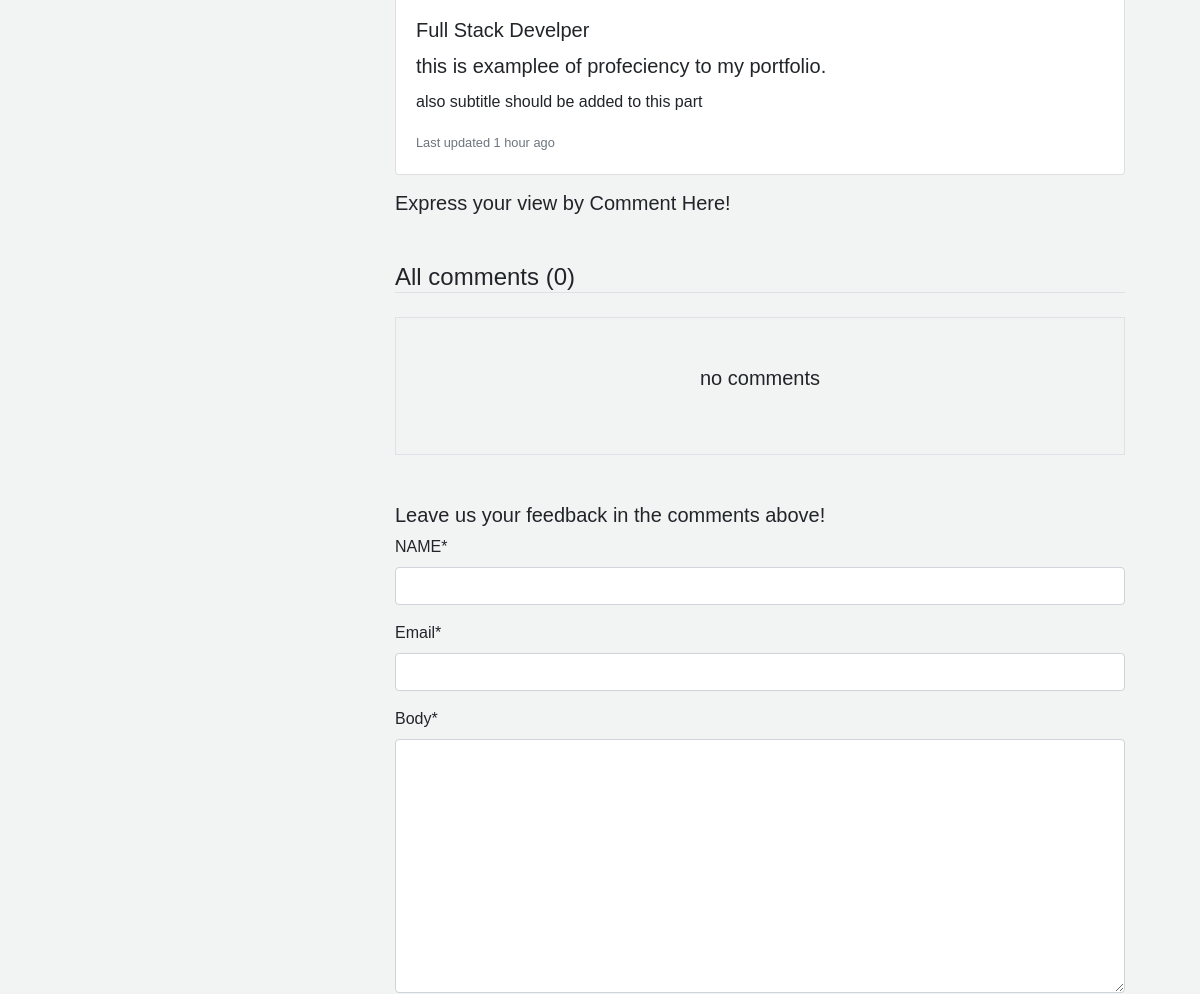
Before: /detail/9/ (middle part) with the older database file.
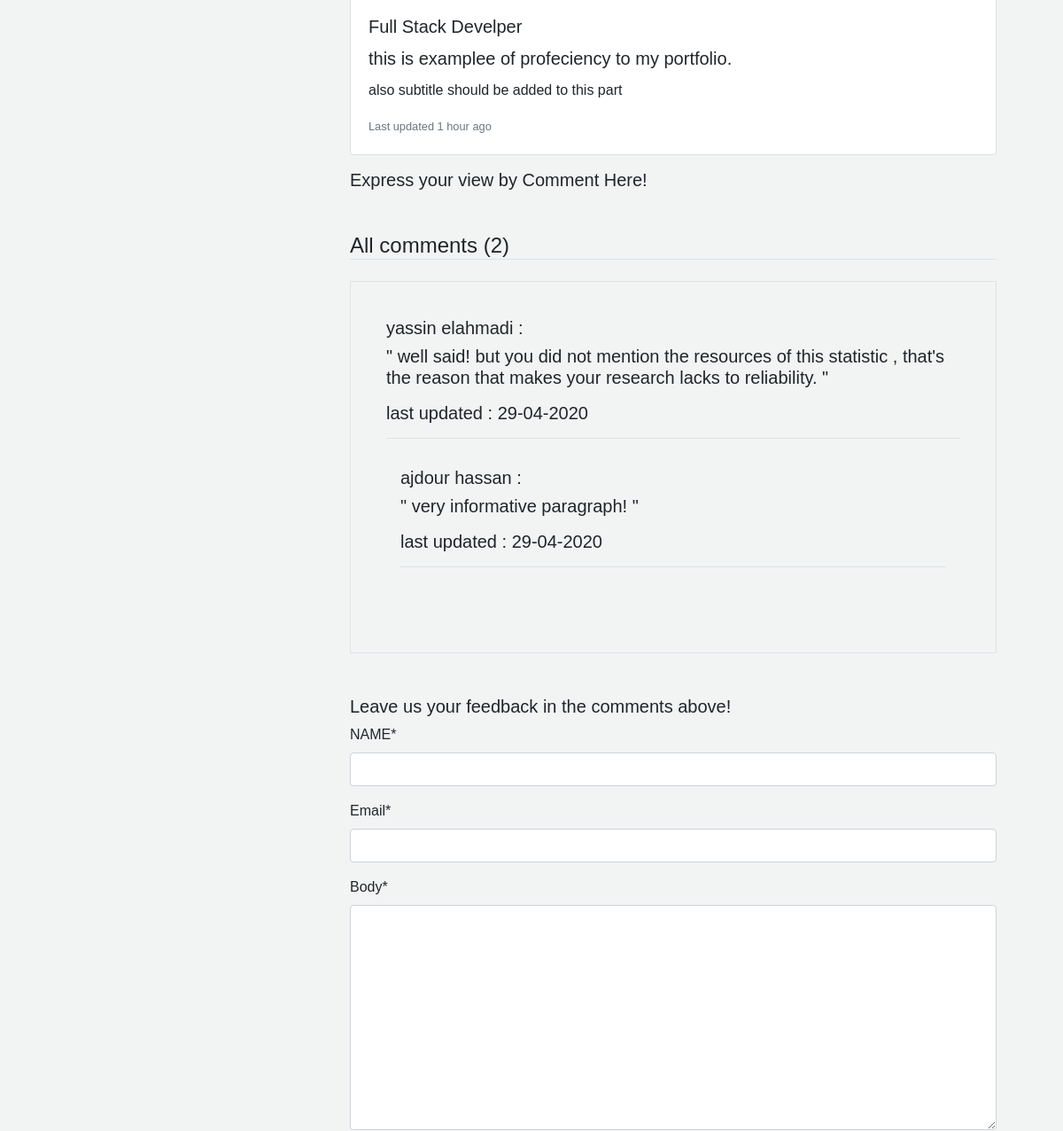
After: the same page with the newer database file.
### myblog/models.py (models this page shows, shortened)
class post(models.Model):
    title = models.CharField(max_length=100)
    sub_title = models.CharField(max_length=60, default='0000000')
    content = models.TextField()
    image = models.ImageField(default='default.jpg', upload_to='profile_pics')
    post_date= models.DateTimeField(default=timezone.now)
    post_update=models.DateTimeField(auto_now=True)
    author = models.ForeignKey(User , on_delete=models.CASCADE)
    def __str__(self):
        return self.title
    class Meta():
        ordering = ('-post_date',)

class comment(models.Model) :
    name = models.CharField(max_length=50 , verbose_name='NAME')
    email = models.EmailField()
    body = models.TextField()
    comment_date = models.DateTimeField(auto_now_add=True)
    active = models.BooleanField(default=True)
    post = models.ForeignKey(post, on_delete=models.CASCADE, related_name='comments')
    class Meta():
        ordering = ('-comment_date',)

### myblog/views.py (the view)
# urls.py: path('detail/<int:post_id>/', views.detail, name='detail'),
def detail(request, post_id) :
    post1 = get_object_or_404(post, pk=post_id)
    comments = post1.comments.filter(active=True)
    if request.method == 'POST':
        comment_form = Newcomment(data=request.POST)
        if comment_form.is_valid():
            new_comment = comment_form.save(commit=False)
            new_comment.post = post1
            new_comment.save()
            comment_form = Newcomment()
    else:
        comment_form = Newcomment()
    context = {
    'title': post1 ,
    'post' : post1 ,
    'comments' : comments ,
    'comment_form' : comment_form ,
    }
    return render(request, 'detail.htm' , context )

### myblog/forms.py
class Newcomment (forms.ModelForm) :
    class Meta:
        model = comment
        fields = ( 'name' , 'email' , 'body')

### myblog/templates/detail.htm (shortened to what this page needs)
{% extends 'base.htm' %}
{% block content %}
{% load crispy_forms_tags %}
<section>
  <header>
        <div class="container ml-0">
            <div class="row">
                <div class="col-md-4">
                 </div>
                 <div class="col-md-8">
                        <div class="card mb-3">
                          <div class="card-body">
                            <h5 class="card-title">{{post.title}}</h5>
                            <h5 class="card-title">{{post.content}}</h5>
                            <p class="card-text"> also subtitle should be added to this part </p>
                            <p class="card-text"><small class="text-muted">Last updated 1 hour ago </small></p>
                          </div>
                       </div>
                 </div>
            </div>
      </div>
    </header>
</section>
<section>
  <header>
        <div class="container ml-0">
            <div class="row">
                <div class="col-md-4">
                </div>
            <div class="col-md-8">
              <h5>Express your view by Comment Here! </h5>
              <h4 class="border-bottom mt-5 mb-3"> All comments ({{comments.count}})</h4>
             <div class="border p-4 mb-5 mt-4">
                    {% for comment in comments %}
                     <ul class="p-3 comment">
                    <h5>{{comment.name}} : <h5>
                    <p> " {{comment.body}}   " </p>
                    <p> last updated : {{comment.comment_date|date:'d-m-Y'}} </p>
                     <div class="border-bottom mb-3 mt-2"></div>
                        {% empty %}
                 <h5 class="text-center p-4 mb-3 comment"> no comments </h5>
                {% endfor %}
             </div>
<h5>Leave us your feedback in the comments above!</h5>
    <form method="POST">
        {{comment_form|crispy}}
    </form>
          </div>
       </div>
    </div>
</header>
</section>
{% endblock content %}

### myblog/templates/base.htm (shortened to what this page needs)
{% load static %}
{% load post_tag %}
<!DOCTYPE html>
<html lang="ar">
<head>
     <link rel="stylesheet" type="text/css" href="{% static 'css\bootstrap.min.css' %}" >
     <link rel="stylesheet" type="text/css" href="{% static 'css\home.css' %}" >
</head>
<body>
      <div>
          {% block content %}
          {% endblock content %}
      </div>
<br>
<br>
<br>
<br>
</body>
</html>

### myblog/static/css/home.css (style rules this page uses)
body { background-color : #f2f4f4 ; font-family: 'Franklin Gothic Medium', 'Arial Narrow', Arial, sans-serif; }
html,body { direction: ltr ; text-align: left ; }

Changed rows visible on the page:
added comment: name "yassin elahmadi", body "well said! but you did not mention the resources of this statistic , that's the reason that makes your research lacks to reliability.", comment_date "29-04-2020"
added comment: name "ajdour hassan", body "very informative paragraph!", comment_date "29-04-2020"
Other visible differences:
{{ comments.count }}: "0" → "2"
text no longer shown: "no comments"
